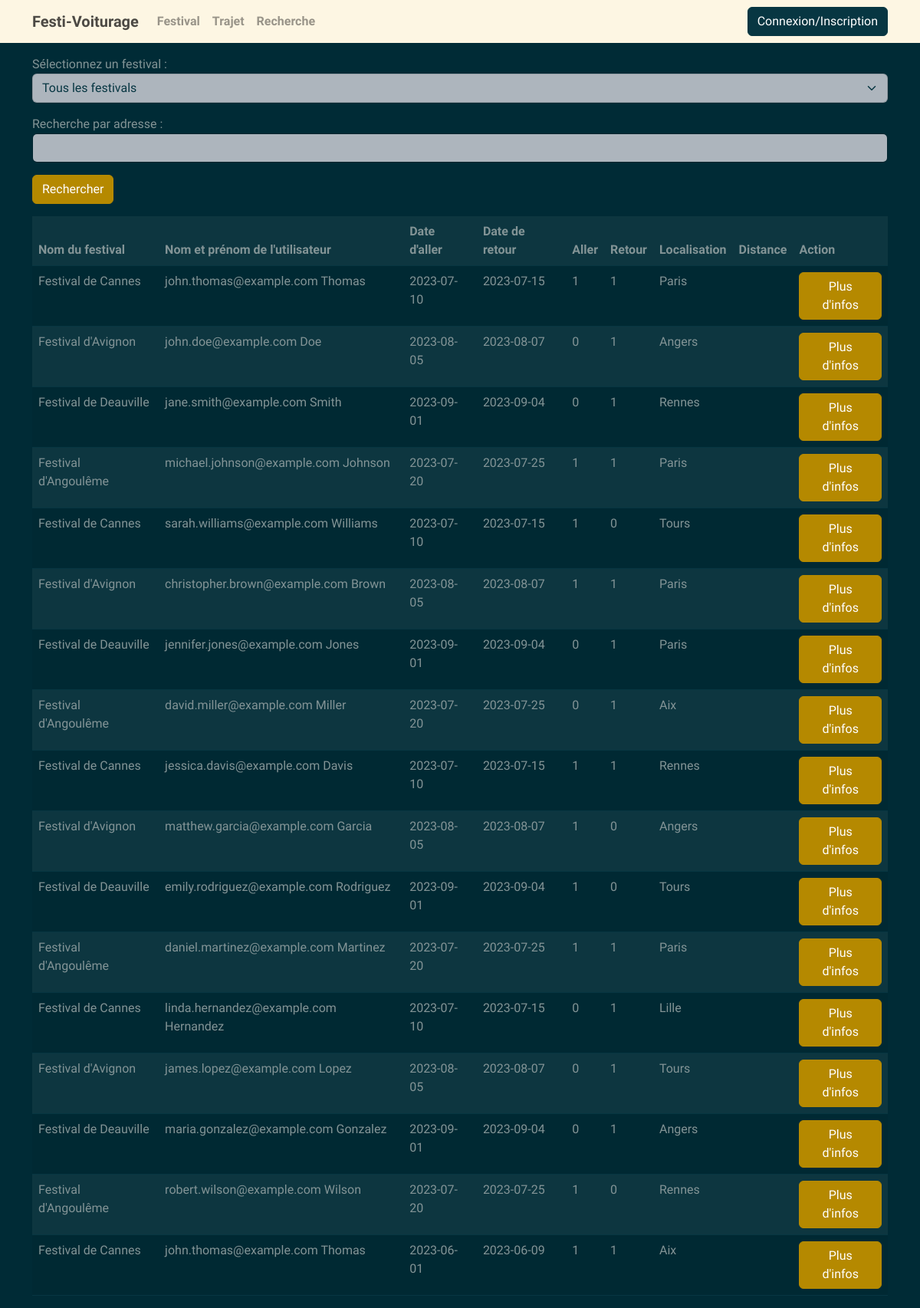
The app's page /Vue/Recherche.php with its own data.
### tables this page shows
CREATE TABLE "Presence" (
	"id"	INTEGER,
	"user_id"	INT NOT NULL,
	"festival_id"	INT NOT NULL,
	"date_aller"	DATE,
	"date_retour"	DATE,
	"aller"	BOOLEAN NOT NULL,
	"retour"	BOOLEAN NOT NULL,
	"localisation"	TEXT NOT NULL,
	PRIMARY KEY("id" AUTOINCREMENT),
	FOREIGN KEY("user_id") REFERENCES "Festivalier"("user_id") ON DELETE CASCADE,
	FOREIGN KEY("festival_id") REFERENCES "Festival"("festival_id") ON DELETE CASCADE
);

CREATE TABLE "Festival" (
	"festival_id"	INTEGER,
	"nom"	VARCHAR(255) NOT NULL,
	"date_debut"	DATE NOT NULL,
	"date_fin"	DATE NOT NULL,
	"localisation"	VARCHAR(255) NOT NULL,
	"photo"	VARCHAR(255) NOT NULL,
	PRIMARY KEY("festival_id" AUTOINCREMENT)
);

CREATE TABLE "Festivalier" (
	"user_id"	INTEGER,
	"nom"	VARCHAR(255) NOT NULL,
	"prenom"	VARCHAR(255) NOT NULL,
	"email"	VARCHAR(255) NOT NULL,
	"mot_de_passe"	VARCHAR(255) NOT NULL,
	PRIMARY KEY("user_id" AUTOINCREMENT)
);

### DAO/PresenceDAO.php (called while the page is built, shortened)
<?php
require_once("../Model/Presence.php");
class PresenceDAO {
    private $db;
    public function __construct($db) {
        $this->db = $db;
    }
    public function getAll(){
        $query="SELECT * FROM Presence";
        $stmt=$this->db->prepare($query);
        $stmt->execute();
        $presences = array();
        while ($row = $stmt->fetch(PDO::FETCH_ASSOC)) {
            $presence = new Presence();
            $presence->setId($row['id']);
            $presence->setUserId($row['user_id']);
            $presence->setFestivalId($row['festival_id']);
            $presence->setDateAller($row['date_aller']);
            $presence->setDateRetour($row['date_retour']);
            $presence->setAller($row['aller']);
            $presence->setRetour($row['retour']);
            $presence->setLocalisation($row['localisation']);
            $presences[] = $presence;
        }
        return $presences;
    }
}
?>

### Model/Presence.php (called while the page is built)
<?php
class Presence {
    private $id;
    private $user_id;
    private $festival_id;
    private $date_aller;
    private $date_retour;
    private $aller;
    private $retour;
    private $localisation;
    public function __construct($user_id = null, $festival_id = null, $date_aller = null, $date_retour = null, $aller = null, $retour = null,$loc=null) {
        $this->user_id = $user_id;
        $this->festival_id = $festival_id;
        $this->date_aller = $date_aller;
        $this->date_retour = $date_retour;
        $this->aller = $aller;
        $this->retour = $retour;
        $this->localisation=$loc;
    }
    public function getId() {
        return $this->id;
    }
    public function setId($id) {
        $this->id = $id;
    }
    public function getUserId() {
        return $this->user_id;
    }
    public function setUserId($user_id) {
        $this->user_id = $user_id;
    }
    public function getFestivalId() {
        return $this->festival_id;
    }
    public function setFestivalId($festival_id) {
        $this->festival_id = $festival_id;
    }
    public function getDateAller() {
        return $this->date_aller;
    }
    public function setDateAller($date_aller) {
        $this->date_aller = $date_aller;
    }
    public function getDateRetour() {
        return $this->date_retour;
    }
    public function setDateRetour($date_retour) {
        $this->date_retour = $date_retour;
    }
    public function getAller() {
        return $this->aller;
    }
    public function setAller($aller) {
        $this->aller = $aller;
    }
    public function getRetour() {
        return $this->retour;
    }
    public function setRetour($retour) {
        $this->retour = $retour;
    }
    public function getLocalisation() {
        return $this->localisation;
    }
    public function setLocalisation($localisation) {
        $this->localisation = $localisation;
    }
}
?>

### DAO/FestivalDAO.php (called while the page is built, shortened)
<?php
require_once("../Model/Festival.php");
class FestivalDAO {
    protected $connect;
    public function __construct(PDO $connect) {
        $this->connect = $connect;
    }
    public function getById($festival_id) {
        $query = "SELECT * FROM Festival WHERE festival_id = :festival_id";
        $stmt = $this->connect->prepare($query);
        $stmt->bindValue(':festival_id', $festival_id);
        $stmt->execute();
        $result = $stmt->fetch(PDO::FETCH_ASSOC);
        if ($result) {
            return new Festival(
                $result['nom'],
                $result['date_debut'],
                $result['date_fin'],
                $result['localisation'],
                $result['photo']
            );
        } else {
            return null;
        }
    }
}
?>

### Model/Festival.php (called while the page is built, shortened)
<?php
class Festival {
    private $nom;
    public function __construct($nom = null, $date_debut = null, $date_fin =null, $localisation = null, $photo = null) {
        $this->nom = $nom;
    }
    public function getNom() {
        return $this->nom;
    }
}
?>

### DAO/FestivalierDAO.php (called while the page is built, shortened)
<?php
require_once("../Model/Festivalier.php");
class FestivalierDAO {
    protected $connect;
    public function __construct($db) {
        $this->connect = $db;
    }
    public function getById($user_id) {
        $query = "SELECT * FROM Festivalier WHERE user_id = :user_id";
        $stmt = $this->connect->prepare($query);
        $stmt->bindValue(':user_id', $user_id);
        $stmt->execute();
        $result = $stmt->fetch(PDO::FETCH_ASSOC);
        if ($result) {
            $res= new Festivalier(
                $result['nom'],
                $result['email'],
                $result['mot_de_passe']
            );
            $res->setID($result['prenom']);
            return $res;
        } else {
            return null;
        }
    }
}
?>

### Model/Festivalier.php (called while the page is built, shortened)
<?php
class Festivalier {
    private $Prenom;
    private $Nom;
    public function __construct( $Prenom = null, $Nom = null, $Email = null, $Pwd = null) {
        $this->Prenom = $Prenom;
        $this->Nom = $Nom;
    }
    public function getPrenom() {
        return $this->Prenom;
    }
    public function getNom() {
        return $this->Nom;
    }
}
?>

### Vue/Recherche.php (the view, shortened to what this page needs)
<?php include "Template/headerUser.php"; ?>
<!DOCTYPE html>
<html>
<head>
</head>
<body>
<div class="container">
    <div class="my-3">
        <?php
        require_once("../DAO/FestivalierDAO.php");
        require_once("../DAO/FestivalDAO.php");
        require_once("../DAO/PresenceDAO.php");
        require_once("../Model/Presence.php");
        $dbFile = '../DB/Donne.db';
        $pdo = new PDO('sqlite:' . $dbFile);
        $PresenceDAO = new PresenceDAO($pdo);
        $Presences = $PresenceDAO->getAll();
        $festivalierDAO = new FestivalierDAO($pdo);
        $festivalDAO = new FestivalDAO($pdo);
        echo '<label for="festival">Sélectionnez un festival :</label>';
        echo '<select id="festival" name="festival" onchange="filterPresences()" class="form-select">';
        echo '<option value="0">Tous les festivals</option>';
        echo '</select>';
        echo '<form id="search-form" class="mt-3">';
        echo '<div class="mb-3">';
        echo '<label for="adresse">Recherche par adresse :</label>';
        echo '<input type="text" id="adresse" name="adresse" class="form-control">';
        echo '</div>';
        echo '<button type="submit" class="btn btn-primary">Rechercher</button>';
        echo '</form>';
        ?>
    </div>
    <div class="table-responsive">
        <table class="table table-striped table-hover">
        <thead>
            <tr>
                <th>Nom du festival</th>
                <th>Nom et prénom de l'utilisateur</th>
                <th>Date d'aller</th>
                <th>Date de retour</th>
                <th>Aller</th>
                <th>Retour</th>
                <th>Localisation</th>
                <th>Distance</th>
                <th>Action</th>
            </tr>
    </thead>
            <tbody>
            <?php
            foreach ($Presences as $Presence) {
                $festivalId = $Presence->getFestivalId();
                $festivalierId = $Presence->getUserId();
                $festival = $festivalDAO->getById($festivalId);
                $festivalier = $festivalierDAO->getById($festivalierId);
                echo '<tr class="Presence-row" data-festival-id="' . $festivalId . '" data-presence-id="'.$Presence->getId().'">';
                echo '<td>' . $festival->getNom() . '</td>';
                echo '<td>' . $festivalier->getNom() . ' ' . $festivalier->getPrenom() . '</td>';
                echo '<td>' . $Presence->getDateAller() . '</td>';
                echo '<td>' . $Presence->getDateRetour() . '</td>';
                echo '<td>' . $Presence->getAller() . '</td>';
                echo '<td>' . $Presence->getRetour() . '</td>';
                echo '<td>' . $Presence->getLocalisation() . '</td>';
                echo '<td></td>';
                echo '<td>';
                echo '<form action="InfoRecherche.php" method="post">';
                echo '<button type="submit" class="btn btn-primary">Plus d\'infos</button>';
                echo '</form>';
                echo '</td>';
                echo '</tr>';
            }
            ?>
            </tbody>
        </table>
    </div>
</div>
</body>
</html>

### records on screen
presence: festival.nom "Festival de Cannes", user.email "john.thomas@example.com", user.nom "Thomas", date_aller "2023-07-10", date_retour "2023-07-15", aller "1", retour "1", localisation "Paris"
presence: festival.nom "Festival d'Avignon", user.email "john.doe@example.com", user.nom "Doe", date_aller "2023-08-05", date_retour "2023-08-07", aller "0", retour "1", localisation "Angers"
presence: festival.nom "Festival de Deauville", user.email "jane.smith@example.com", user.nom "Smith", date_aller "2023-09-01", date_retour "2023-09-04", aller "0", retour "1", localisation "Rennes"
presence: festival.nom "Festival d'Angoulême", user.email "michael.johnson@example.com", user.nom "Johnson", date_aller "2023-07-20", date_retour "2023-07-25", aller "1", retour "1", localisation "Paris"
presence: festival.nom "Festival de Cannes", user.email "sarah.williams@example.com", user.nom "Williams", date_aller "2023-07-10", date_retour "2023-07-15", aller "1", retour "0", localisation "Tours"
presence: festival.nom "Festival d'Avignon", user.email "christopher.brown@example.com", user.nom "Brown", date_aller "2023-08-05", date_retour "2023-08-07", aller "1", retour "1", localisation "Paris"
presence: festival.nom "Festival de Deauville", user.email "jennifer.jones@example.com", user.nom "Jones", date_aller "2023-09-01", date_retour "2023-09-04", aller "0", retour "1", localisation "Paris"
presence: festival.nom "Festival d'Angoulême", user.email "david.miller@example.com", user.nom "Miller", date_aller "2023-07-20", date_retour "2023-07-25", aller "0", retour "1", localisation "Aix"
presence: festival.nom "Festival de Cannes", user.email "jessica.davis@example.com", user.nom "Davis", date_aller "2023-07-10", date_retour "2023-07-15", aller "1", retour "1", localisation "Rennes"
presence: festival.nom "Festival d'Avignon", user.email "matthew.garcia@example.com", user.nom "Garcia", date_aller "2023-08-05", date_retour "2023-08-07", aller "1", retour "0", localisation "Angers"
presence: festival.nom "Festival de Deauville", user.email "emily.rodriguez@example.com", user.nom "Rodriguez", date_aller "2023-09-01", date_retour "2023-09-04", aller "1", retour "0", localisation "Tours"
presence: festival.nom "Festival d'Angoulême", user.email "daniel.martinez@example.com", user.nom "Martinez", date_aller "2023-07-20", date_retour "2023-07-25", aller "1", retour "1", localisation "Paris"
presence: festival.nom "Festival de Cannes", user.email "linda.hernandez@example.com", user.nom "Hernandez", date_aller "2023-07-10", date_retour "2023-07-15", aller "0", retour "1", localisation "Lille"
presence: festival.nom "Festival d'Avignon", user.email "james.lopez@example.com", user.nom "Lopez", date_aller "2023-08-05", date_retour "2023-08-07", aller "0", retour "1", localisation "Tours"
presence: festival.nom "Festival de Deauville", user.email "maria.gonzalez@example.com", user.nom "Gonzalez", date_aller "2023-09-01", date_retour "2023-09-04", aller "0", retour "1", localisation "Angers"
presence: festival.nom "Festival d'Angoulême", user.email "robert.wilson@example.com", user.nom "Wilson", date_aller "2023-07-20", date_retour "2023-07-25", aller "1", retour "0", localisation "Rennes"
presence: festival.nom "Festival de Cannes", user.email "john.thomas@example.com", user.nom "Thomas", date_aller "2023-06-01", date_retour "2023-06-09", aller "1", retour "1", localisation "Aix"
